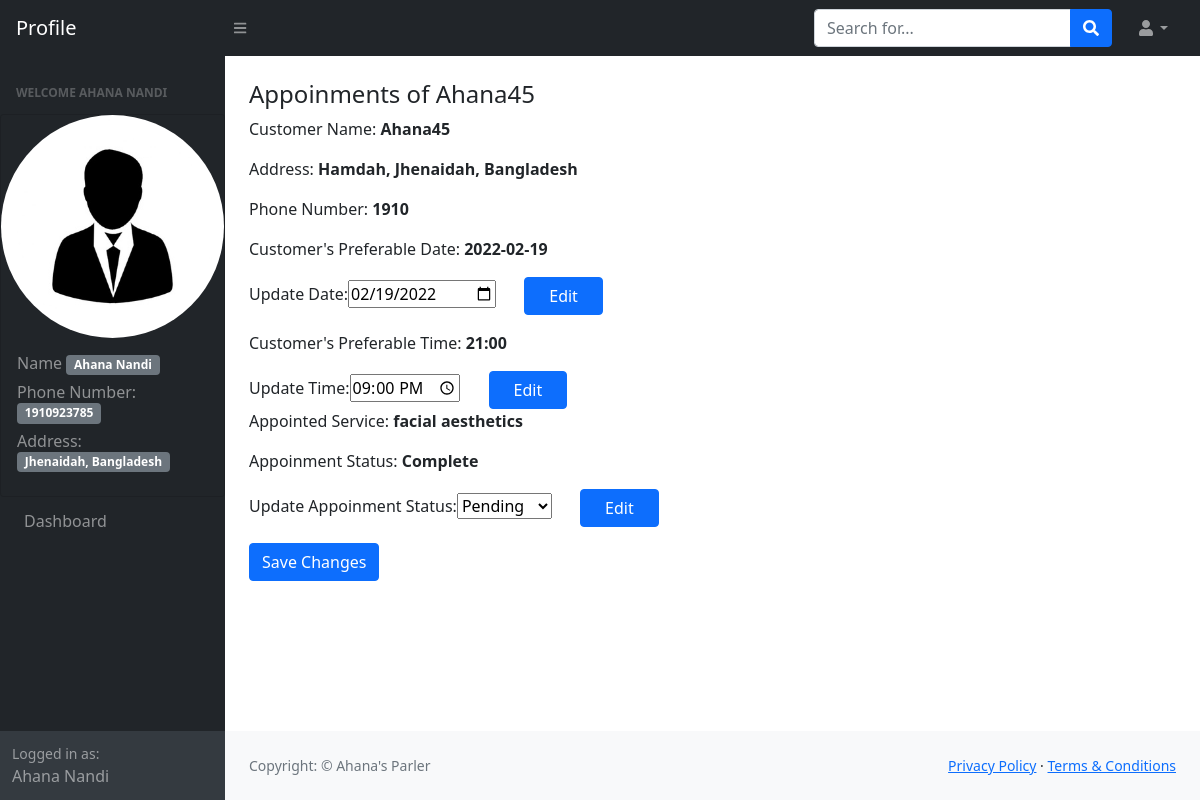
Screenshot of /_appoinmentEdit.php?appoinments_no=2 (signed in) with the database file from the repository.
### tables this page shows
CREATE TABLE `appoinments` (
  `apointment_no` int(255) NOT NULL,
  `cno` int(255) NOT NULL,
  `a_customer_name` varchar(50) NOT NULL,
  `a_customer_address` varchar(40) NOT NULL,
  `a_customer_email` varchar(50) NOT NULL,
  `a_customer_phn_no` varchar(11) NOT NULL,
  `a_customer_pre_time` varchar(80) NOT NULL,
  `a_customer_pre_date` varchar(30) NOT NULL,
  `a_customer_services` varchar(50) NOT NULL,
  `a_service_status` varchar(60) NOT NULL,
  `paid_amount` varchar(255) NOT NULL
);

### _appoinmentEdit.php (the view, shortened to what this page needs)
<!DOCTYPE html>
<html lang="en">
<head>
    <link href="dashboard/css/styles.css" rel="stylesheet" />
    <link rel="stylesheet" href="css/index.css">
</head>
<body>
    <?php
    require('dashboard/_dashboard.php');
    require('partials/_dbconnection.php');
    ?>
    <div id="layoutSidenav_content">
        <main>
            <div class="container-fluid px-4 py-4">
                <?php
                $appoinments_no=$_GET['appoinments_no'];
                $sql='SELECT * FROM `appoinments` where `apointment_no`='.$appoinments_no.'';
                $result=mysqli_query($con, $sql);
                $row=mysqli_fetch_assoc($result);
                echo'<h4 id="edit_appoinments">Appoinments of '.$row['a_customer_name'].' </h4>
                <div id="'.$appoinments_no.'">
                <p><label for="">Customer Name:</label> <span><strong>'.$row['a_customer_name'].'</strong></span></p>
                <p><label for="">Address:</label> <span><strong>'.$row['a_customer_address'].'</strong></span></p>
                <p><label  for="">Phone Number:</label> <span><strong>'.$row['a_customer_phn_no'].'</strong></span></p>
                <p><label for="">Customer\'s Preferable Date:</label> <span><strong id="privious_date">'.$row['a_customer_pre_date'].'</strong></span></p>
                <p><label for="">Update Date:</label><input type="date" name="update_date" id="update_date" value="'.$row['a_customer_pre_date'].'">
                <button class="btn btn-primary px-4 mx-4" id="update_date_button" name="update_date_button">Edit</button></p>
                <p><label for="">Customer\'s Preferable Time:</label> <span><strong id="privious_time">'.$row['a_customer_pre_time'].'</strong></span></p>
                <label for="">Update Time:</label><input type="time" name="update_time" id="update_time" value="'.$row['a_customer_pre_time'].'">
                <button class="btn btn-primary px-4 mx-4" id="update_time_button" name="update_time_button">Edit</button>
                <p><label for="">Appointed Service: </label> <span><strong>'.$row['a_customer_services'].'</strong></span></p>
                <p><label for="">Appoinment Status: </label> <span><strong>'.$row['a_service_status'].'</strong></span></p>
                <p><label for="">Update Appoinment Status:  </label><select name="update_status" id="update_status">
                <option value="Pending">Pending</option>
                <option value="Complete">Complete</option>
                </select> <button class="btn btn-primary px-4 mx-4" id="update_status_button" name="update_status_button">Edit</button></p>
                </div>
                ';
                ?>
                <button class="btn btn-primary" id="apointment_update_save_button"
                    name="apointment_update_save_button">Save Changes</button>
            </div>
        </main>
        <?php require('dashboard/_dashboard_footer.php');?>
    </div>
    </div>
</body>
</html>

### rows the page displays
appoinments: a_customer_name "Ahana45", a_customer_address "Hamdah, Jhenaidah, Bangladesh", a_customer_phn_no "1910", a_customer_pre_date "2022-02-19", update_date "02/19/2022", a_customer_pre_time "21:00", update_time "21:00", a_customer_services "facial aesthetics", a_service_status "Complete"

### other values shown
$_SESSION['name'] "AHANA NANDI"
$_SESSION['name'] "Ahana Nandi"
$_SESSION['phn_number'] "1910923785"
$_SESSION['address'] "Jhenaidah, Bangladesh"
